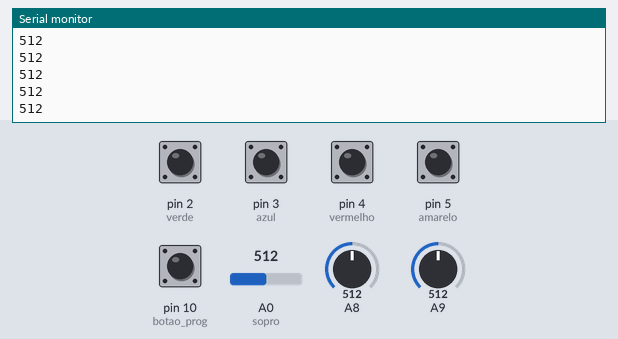
Simulated run of this sketch. Board: Arduino Leonardo, built with avr-gcc and run on an emulated ATmega32U4. Shown: the last lines printed to the serial monitor. The inputs (shaded band) are chosen by the test bench; at power-on: pin 2 (verde), pin 3 (azul), pin 4 (vermelho), pin 5 (amarelo), pin 10 (botao_prog) HIGH, A0 (sopro) = 512, A8 = 512, A9 = 512. USB keyboard and mouse output is not drawn.

Above: at 1.2 s.
1.3 s: pin 10 (botao_prog) pulled LOW for 0.15 s
2.9 s: A0 (sopro) set to 716
At 3.9 s:
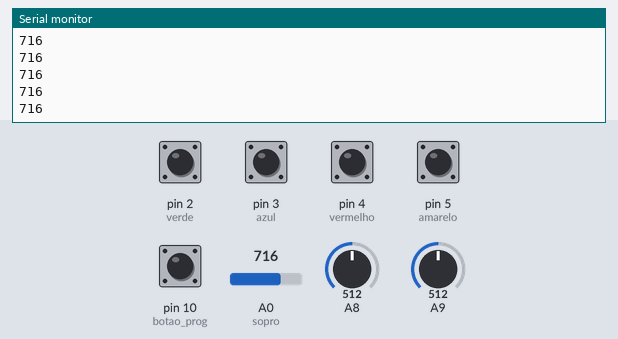
4.4 s: A0 (sopro) set to 900
At 5.1 s:
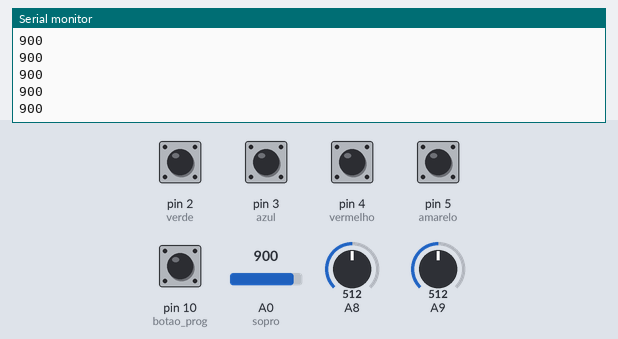
Timing chart, 0 to 7.4 s (numbered marks = the images above; inputs shaded):
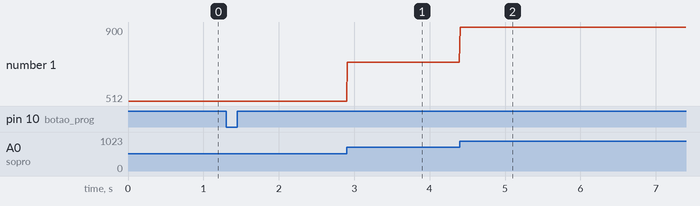

Measured:
- after the input at 2.9 s, the serial monitor: prints a new line at once (image 1)
- after the input at 4.4 s, the serial monitor: prints a new line at once (image 2)
- plotted number 1: 512 → 716 after the input at 2.9 s, 716 → 900 after the input at 4.4 s

The sketch:

newBianca.ino
```cpp
#include <Mouse.h>


#define verde 2
#define azul 3
#define vermelho 4
#define amarelo 5
//#define right 6
//#define left 7
//#define down 8
//#define up 9
//#define potenciometro A2
#define botao_prog 10

#define AxisX A8
#define AxisY A9

#define sopro A0


// parameters for reading the joystick:
int range = 18;             // output range of X or Y movement
int threshold = range / 4;  // resting threshold
int center = range / 2;     // resting position value


int sens, timer,ad;

struct Botao {
  int estadoAtual = 1;
  int estadoPassado = 1;
  int debounce = 1;
  int opcao;
};

Botao b1, b2, b3, b4;

void estadoBotao();
void prog();
void select_opcao(int x,Botao *p);
int readAxis(int thisAxis);

void setup() {
  Serial.begin(9600);
  Mouse.begin();

  pinMode(verde, INPUT_PULLUP);
  pinMode(azul, INPUT_PULLUP);
  pinMode(vermelho, INPUT_PULLUP);
  pinMode(amarelo, INPUT_PULLUP);
//  pinMode(right, INPUT_PULLUP);
//  pinMode(left, INPUT_PULLUP);
//  pinMode(down, INPUT_PULLUP);
//  pinMode(up, INPUT_PULLUP);
  pinMode(botao_prog,INPUT_PULLUP);

  //preset dos comandos dos botoes
  b1.opcao = 4;
  b2.opcao = 1;
  b3.opcao = 3;
  b4.opcao = 2;
}

void loop() {
  estadoBotao();

  if (b1.debounce == 0) select_opcao(b1.opcao, &b1); //switch VERDE press
  if (b2.debounce == 0) select_opcao(b2.opcao, &b2); //switch AZUL press
  if (b3.debounce == 0) select_opcao(b3.opcao, &b3); //switch VERMELHO press
  if (b4.debounce == 0) select_opcao(b4.opcao, &b4); //switch AMARELO press


  if (!digitalRead(botao_prog)){  //switch de programacao press
    Serial.print("botao prog press\n");
    timer++;
    if (timer>200){timer=0; prog();} //espera um determinado tempo para q a funçao prog seja executada
  }


//  sens=map(analogRead(potenciometro),0,1023,1012,1023); //faz a leitura do potenciometro e ja converte para uma faixa de 1012 até 1023
//  if(sens==1023)sens=0;//quando o valor for 1023 dizemos q ele é zero para nao haver movimento do cursor

//  if (!digitalRead(right))Mouse.move(-sens, 0, 0); //movimento right, porta 6
//  if (!digitalRead(left))Mouse.move(sens, 0, 0); //movimento left, porta 7
//  if (!digitalRead(down))Mouse.move(0, -sens, 0); //movimento down, porta 8
//  if (!digitalRead(up))Mouse.move(0, sens, 0); //movimento up, porta 9

  int xReading = readAxis(AxisX);
  int yReading = readAxis(AxisY);
  Mouse.move(xReading, yReading, 0);

  ad=analogRead(sopro);
  Serial.print(ad);
  Serial.print("\n");
}

void prog() {
  int ok;
  b1.opcao = 0;
  b2.opcao = 0;
  b3.opcao = 0;
  b4.opcao = 0;
  for (int cont = 1; cont < 5; cont++){
    ok=1;
    do {
      estadoBotao();
      if (((b1.debounce == 0) && (b1.opcao == 0))){b1.opcao = cont; ok=0;}
      if (((b2.debounce == 0) && (b2.opcao == 0))){b2.opcao = cont; ok=0;}
      if (((b3.debounce == 0) && (b3.opcao == 0))){b3.opcao = cont; ok=0;}
      if (((b4.debounce == 0) && (b4.opcao == 0))){b4.opcao = cont; ok=0;}
    } while (ok);
  }
}


void estadoBotao() {
  b1.estadoPassado = b1.estadoAtual;
  b1.estadoAtual = digitalRead(verde);
  if (b1.estadoAtual == 0 && b1.estadoPassado == 1)b1.debounce = 0;
  else b1.debounce = 1;

  b2.estadoPassado = b2.estadoAtual;
  b2.estadoAtual = digitalRead(azul);
  if (b2.estadoAtual == 0 && b2.estadoPassado == 1)b2.debounce = 0;
  else b2.debounce = 1;

  b3.estadoPassado = b3.estadoAtual;
  b3.estadoAtual = digitalRead(vermelho);
  if (b3.estadoAtual == 0 && b3.estadoPassado == 1)b3.debounce = 0;
  else b3.debounce = 1;

  b4.estadoPassado = b4.estadoAtual;
  b4.estadoAtual = digitalRead(amarelo);
  if (b4.estadoAtual == 0 && b4.estadoPassado == 1)b4.debounce = 0;
  else b4.debounce = 1;

  delay(10);
}


int readAxis(int thisAxis) {
  // read the analog input:
  int reading = analogRead(thisAxis);

  // map the reading from the analog input range to the output range:
  reading = map(reading, 0, 1023, 0, range);

  // if the output reading is outside from the rest position threshold, use it:
  int distance = reading - center;

  if (abs(distance) < threshold) {  //zona morta
    distance = 0;
  }

  // return the distance for this axis:
  return distance;
}


void select_opcao(int x, Botao *p){
  switch (x) {
      case 1: Mouse.click(MOUSE_LEFT); break;
      case 2: Mouse.click(MOUSE_RIGHT); break;
      case 3: Mouse.click(MOUSE_LEFT); delay(200); Mouse.click(MOUSE_LEFT); break;
      case 4: Mouse.press(MOUSE_LEFT);p->opcao=5; break;
      case 5: Mouse.release(MOUSE_LEFT);p->opcao=4; break;
      default: break;
  }
}
```
